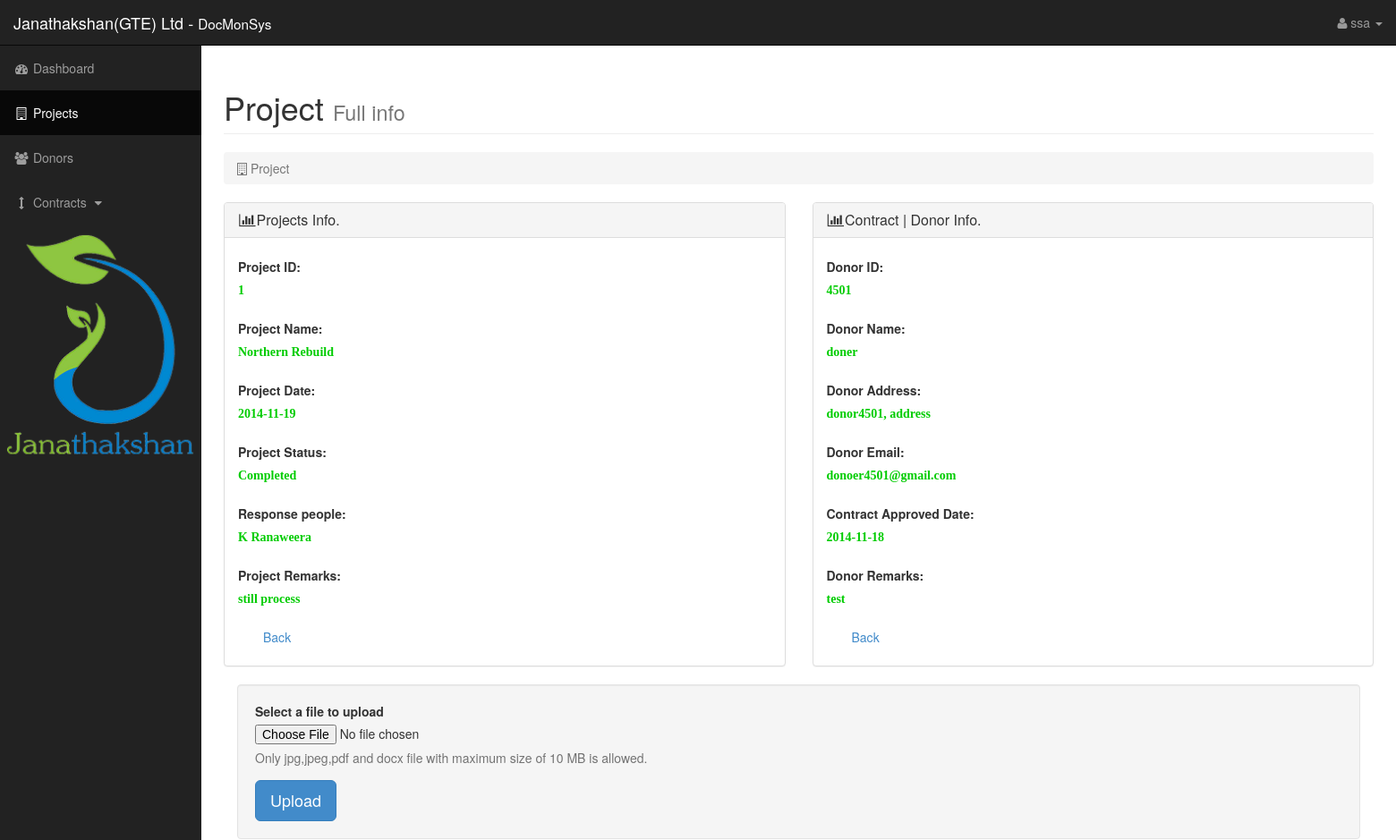
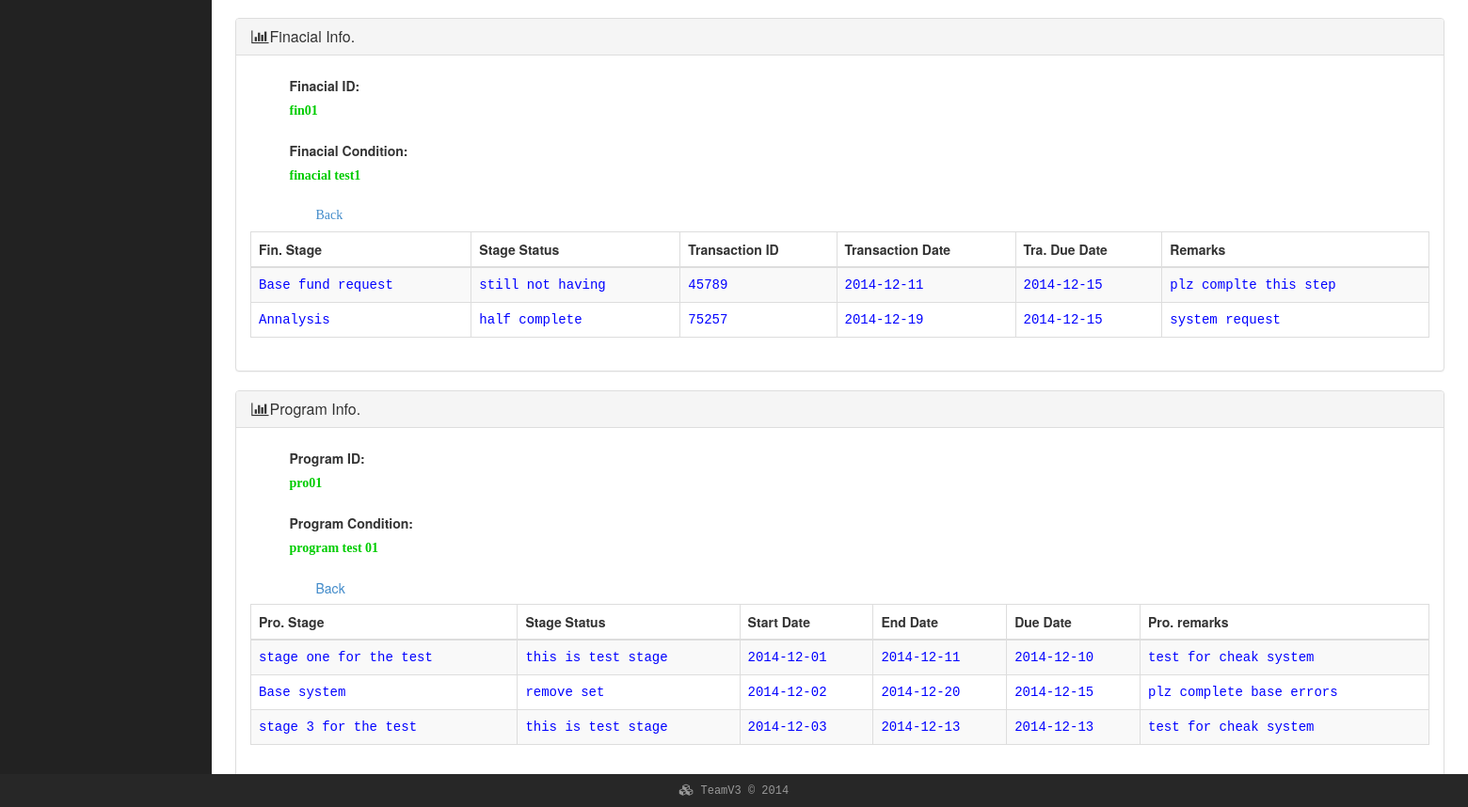
The page /read.php?PID=1 (signed in) on the database its author committed (2 pictures, top to bottom).
### tables this page shows
CREATE TABLE IF NOT EXISTS `contract` (
  `ConID` varchar(10) NOT NULL,
  `PID` varchar(10) NOT NULL,
  `DID` varchar(10) NOT NULL,
  `ProID` varchar(10) NOT NULL,
  `FinID` varchar(10) NOT NULL,
  `ConAppDate` date NOT NULL,
  `ConRemark` varchar(100) NOT NULL,
  PRIMARY KEY (`ConID`),
  KEY `ConID` (`ConID`)
);

CREATE TABLE IF NOT EXISTS `projects` (
  `PID` int(4) NOT NULL,
  `DID` int(4) NOT NULL,
  `PName` varchar(25) NOT NULL,
  `PStatus` varchar(50) NOT NULL,
  `PDate` date NOT NULL,
  `ProposalDueDate` date NOT NULL,
  `TotFinacial` int(10) NOT NULL,
  `Response` varchar(50) NOT NULL,
  `PRemark` varchar(50) NOT NULL,
  PRIMARY KEY (`PID`)
);

CREATE TABLE IF NOT EXISTS `donor` (
  `DID` int(4) NOT NULL,
  `DName` varchar(25) NOT NULL,
  `DEmail` varchar(50) NOT NULL,
  `DAddress` varchar(50) NOT NULL,
  `DRemark` varchar(50) NOT NULL,
  PRIMARY KEY (`DID`)
);

CREATE TABLE IF NOT EXISTS `financial` (
  `FinID` varchar(10) NOT NULL,
  `FinCond` varchar(50) NOT NULL,
  PRIMARY KEY (`FinID`)
);

CREATE TABLE IF NOT EXISTS `finstages` (
  `FinID` varchar(10) NOT NULL,
  `FStage` varchar(50) NOT NULL,
  `FSStatus` varchar(50) NOT NULL,
  `TraID` int(4) NOT NULL,
  `TraDate` date NOT NULL,
  `TraDueDate` date NOT NULL,
  `FSRemark` varchar(50) NOT NULL,
  KEY `FinID` (`FinID`,`FStage`,`FSStatus`,`TraID`,`TraDate`,`TraDueDate`,`FSRemark`)
);

CREATE TABLE IF NOT EXISTS `program` (
  `ProID` varchar(10) NOT NULL,
  `ProCond` varchar(50) NOT NULL,
  PRIMARY KEY (`ProID`)
);

CREATE TABLE IF NOT EXISTS `prostages` (
  `ProID` varchar(10) NOT NULL,
  `PStage` varchar(50) NOT NULL,
  `PSStatus` varchar(50) NOT NULL,
  `ProStartDate` date NOT NULL,
  `ProEndDate` date NOT NULL,
  `ProDueDate` date NOT NULL,
  `PSRemark` varchar(50) NOT NULL,
  UNIQUE KEY `PStage` (`PStage`)
);

### read.php (the view, shortened to what the rows shown need)
 <?php
	require("database.php");
    $PID = null;
    if ( !empty($_GET['PID'])) {
        $PID = $_REQUEST['PID'];
    }
    if ( null==$PID ) {
        header("Location: adminDboard.php");
    } else {
        $db->setAttribute(PDO::ATTR_ERRMODE, PDO::ERRMODE_EXCEPTION);
		$sql = "SELECT a.PID, a.PName, a.PStatus, a.PDate, a.Response, a.PRemark, b.DID, b.DName, b.DEmail, b.DAddress, b.DRemark, c.ConID, c.ProID, c.FinID, c.ConAppDate, c.ConRemark, d.FinCond, e.ProCond
		FROM projects a INNER JOIN donor b ON a.DID=b.DID
						INNER JOIN contract c ON a.PID=c.PID
						INNER JOIN financial d ON c.FinID=d.FinID
						INNER JOIN program e ON c.ProID=e.ProID
                                        WHERE a.PID = ?";
        $q = $db->prepare($sql);
        $q->execute(array($PID));
        $data = $q->fetch(PDO::FETCH_ASSOC);
    }
?>
<!DOCTYPE html>
<html lang="en">
<head>
    <link href="css/bootstrap.min.css" rel="stylesheet">
    <link href="css/default.css" rel="stylesheet">
    <link href="css/admin.css" rel="stylesheet">
    <link href="font-awesome-4.2.0/css/font-awesome.min.css" rel="stylesheet" type="text/css">
    <link rel="stylesheet" href="css/font-awesome-animation.min.css">
</head>
<body>
    <div id="wrapper">
        <div id="page-wrapper">
            <div class="container-fluid">
                <div class="row">
                    <div class="col-lg-12">
                        <h1 class="page-header">
                            Project <small>Full info</small>
                        </h1>
                    </div>
                </div>
                <div class="row">
                    <div class="col-lg-6">
                        <div class="panel panel-default">
                            <div class="panel-body">
                                 <div class="container">
                <div class="span10 offset1">
                      <div class="form-horizontal" >
                      <div class="form-group">
                        <div class="controls">
                            <label class="checkbox checkboxread ">
                                <?php echo $data['PID'];?>
                            </label>
                        </div>
                      </div>
                      <div class="form-group">
                        <div class="controls">
                            <label class="checkbox checkboxread">
                                <?php echo $data['PName'];?>
                            </label>
                        </div>
                      </div>
                      <div class="form-group">
                        <div class="controls">
                            <label class="checkbox checkboxread">
                                <?php echo $data['PDate'];?>
                            </label>
                        </div>
                      </div>
                      <div class="form-group">
                        <div class="controls">
                            <label class="checkbox checkboxread">
                                <?php echo $data['PStatus'];?>
                            </label>
                        </div>
                      </div>
                      <div class="form-group">
                        <div class="controls">
                            <label class="checkbox checkboxread">
                                <?php echo $data['Response'];?>
                            </label>
                        </div>
                      </div>
                      <div class="form-group">
                        <div class="controls">
                            <label class="checkbox checkboxread">
                                <?php echo $data['PRemark'];?>
                            </label>
                        </div>
                      </div>
                    </div>
                </div>
    </div>
                            </div>
                        </div>
                    </div>
                    <div class="col-lg-6">
                        <div class="panel panel-default">
                            <div class="panel-body">
                                 <div class="container">
                <div class="span10 offset1">
                    <div class="form-horizontal" >
                      <div class="form-group">
                        <div class="controls">
                            <label class="checkbox checkboxread">
                                <?php echo $data["DID"];?>
                            </label>
                        </div>
                      </div>
                      <div class="form-group">
                        <div class="controls">
                            <label class="checkbox checkboxread">
                                <?php echo $data['DName'];?>
                            </label>
                        </div>
                      </div>
                      <div class="form-group">
                        <div class="controls">
                            <label class="checkbox checkboxread">
                                <?php echo $data['DAddress'];?>
                            </label>
                        </div>
                      </div>
                      <div class="form-group">
                        <div class="controls">
                            <label class="checkbox checkboxread">
                                <?php echo $data['DEmail'];?>
                            </label>
                        </div>
                      </div>
                      <div class="form-group">
                        <div class="controls">
                            <label class="checkbox checkboxread">
                                <?php echo $data['ConAppDate'];?>
                            </label>
                        </div>
                      </div>
                      <div class="form-group">
                        <div class="controls">
                            <label class="checkbox checkboxread">
                                <?php echo $data['DRemark'];?>
                            </label>
                        </div>
                      </div>
                    </div>
                </div>
    </div>
                            </div>
                        </div>
                    </div>
                </div>
          		<div class="row">
                <div class="col-lg-12">
                        <div class="panel panel-default">
                            <div class="panel-body">
                                  <div class="container">
                <div class="span10 offset1">
                    <div class="form-horizontal" >
                      <div class="form-group">
                        <div class="controls">
                            <label class="checkbox checkboxread">
                                <?php echo $data['FinID'];?>
                            </label>
                        </div>
                      </div>
                      <div class="form-group">
                        <div class="controls">
                            <label class="checkbox checkboxread">
                                <?php echo $data['FinCond'];?>
                            </label>
                        </div>
                      </div>
                    </div>
                </div>
    </div>
    <div class="table-responsive">
                            <table class="table table-striped table-bordered">
                              <thead>
                    <tr>
                      <th>Fin. Stage</th>
                      <th>Stage Status</th>
                      <th>Transaction ID</th>
                      <th>Transaction Date</th>
                      <th>Tra. Due Date</th>
                      <th>Remarks</th>
                    </tr>
                  </thead>
                  <tbody>
                  <?php
                   $sqle = "SELECT * FROM finstages ORDER BY FinID";
                   foreach ($db->query($sqle) as $row){
                            echo '<tr class="tablecss">';
                            echo '<td>'. $row['FStage'] . '</td>';
                            echo '<td>'. $row['FSStatus'] . '</td>';
                            echo '<td>'. $row['TraID'] . '</td>';
                            echo '<td>'. $row['TraDate'] . '</td>';
                            echo '<td>'. $row['TraDueDate'] . '</td>';
							echo '<td>'. $row['FSRemark'] . '</td>';
                            echo '</tr>';
                   }
                  ?>
                  </tbody>
            </table>
            </div>
                            </div>
                         </div>
                </div>
                </div>
				<div class="row">
                <div class="col-lg-12">
                        <div class="panel panel-default">
                            <div class="panel-body">
                                  <div class="container">
                <div class="span10 offset1">
                    <div class="form-horizontal" >
                      <div class="form-group">
                        <div class="controls">
                            <label class="checkbox checkboxread">
                                <?php echo $data['ProID'];?>
                            </label>
                        </div>
                      </div>
                      <div class="form-group">
                        <div class="controls">
                            <label class="checkbox checkboxread">
                                <?php echo $data['ProCond'];?>
                            </label>
                        </div>
                      </div>
                    </div>
                </div>
    </div>
    <div class="table-responsive">
                            <table class="table table-striped table-bordered">
                              <thead>
                    <tr>
                      <th>Pro. Stage</th>
                      <th>Stage Status</th>
                      <th>Start Date</th>
                      <th>End Date</th>
                      <th>Due Date</th>
                      <th>Pro. remarks</th>
                    </tr>
                  </thead>
                  <tbody>
                  <?php
                   $sql = "SELECT * FROM prostages ORDER BY ProID";
                   foreach ($db->query($sql) as $row) {
                            echo '<tr class="tablecss">';
                            echo '<td>'. $row['PStage'] . '</td>';
                            echo '<td>'. $row['PSStatus'] . '</td>';
                            echo '<td>'. $row['ProStartDate'] . '</td>';
							echo '<td>'. $row['ProEndDate'] . '</td>';
                            echo '<td>'. $row['ProDueDate'] . '</td>';
                            echo '<td>'. $row['PSRemark'] . '</td>';
                            echo '</tr>';
                   }
                  ?>
                  </tbody>
            </table>
            </div>
                            </div>
                         </div>
                </div>
                </div>
            </div>
        </div>
    </div>
</body>
</html>

### rows shown on the page
contract: PID.PID "1", PID.PName "Northern Rebuild", PID.PDate "2014-11-19", PID.PStatus "Completed", PID.Response "K Ranaweera", PID.PRemark "still process", DID.DID "4501", DID.DName "doner", DID.DAddress "donor4501, address", DID.DEmail "donoer4501@gmail.com", ConAppDate "2014-11-18", DID.DRemark "test", FinID "fin01", FinID.FinCond "finacial test1", ProID "pro01", ProID.ProCond "program test 01"
finstages: FStage "Base fund request", FSStatus "still not having", TraID "45789", TraDate "2014-12-11", TraDueDate "2014-12-15", FSRemark "plz complte this step"
finstages: FStage "Annalysis", FSStatus "half complete", TraID "75257", TraDate "2014-12-19", TraDueDate "2014-12-15", FSRemark "system request"
prostages: PStage "stage one for the test", PSStatus "this is test stage", ProStartDate "2014-12-01", ProEndDate "2014-12-11", ProDueDate "2014-12-10", PSRemark "test for cheak system"
prostages: PStage "Base system", PSStatus "remove set", ProStartDate "2014-12-02", ProEndDate "2014-12-20", ProDueDate "2014-12-15", PSRemark "plz complete base errors"
prostages: PStage "stage 3 for the test", PSStatus "this is test stage", ProStartDate "2014-12-03", ProEndDate "2014-12-13", ProDueDate "2014-12-13", PSRemark "test for cheak system"

### other values the page prints
$_SESSION['user']['username'] "ssa"
